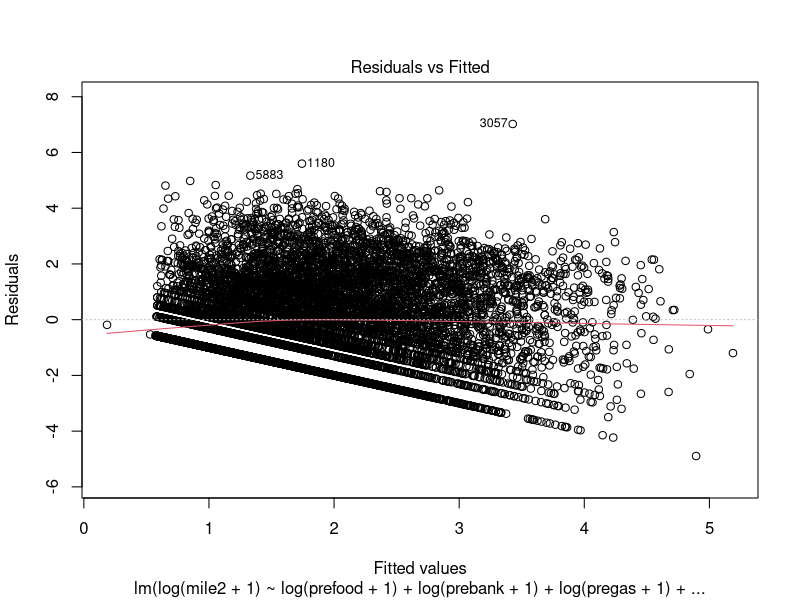
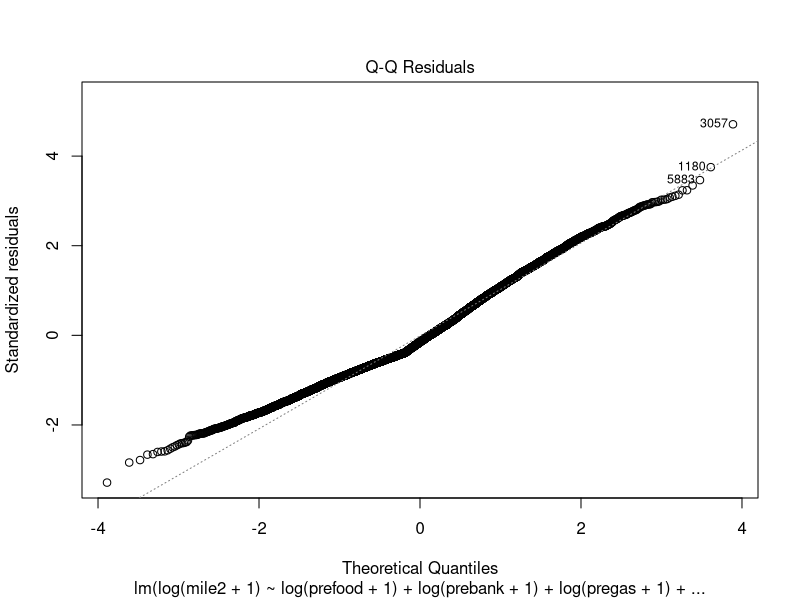
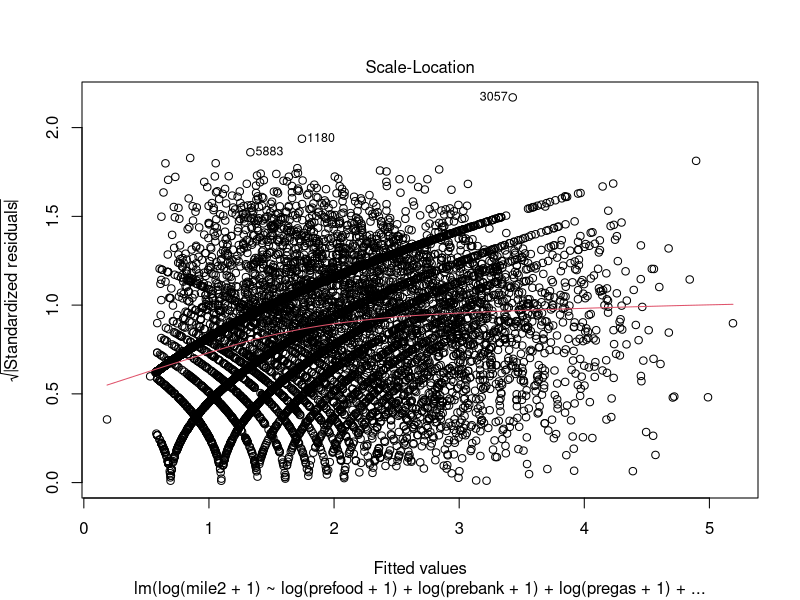
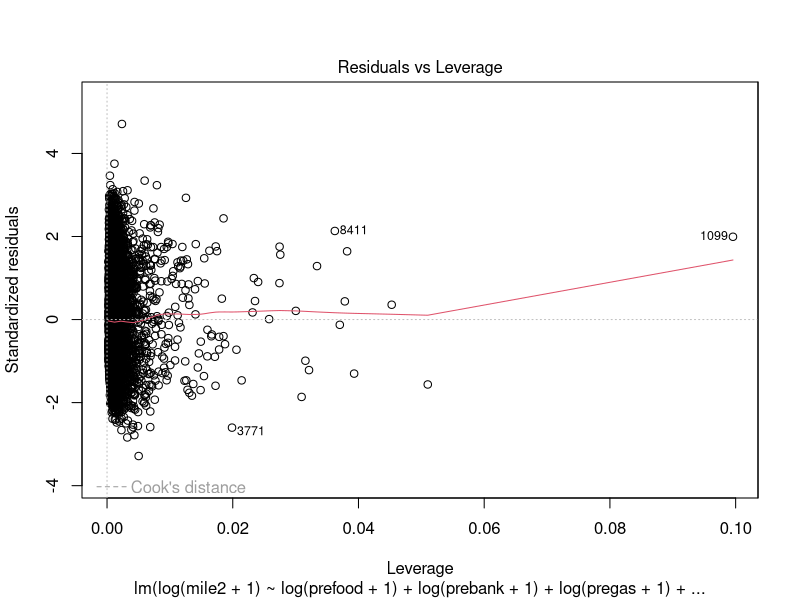
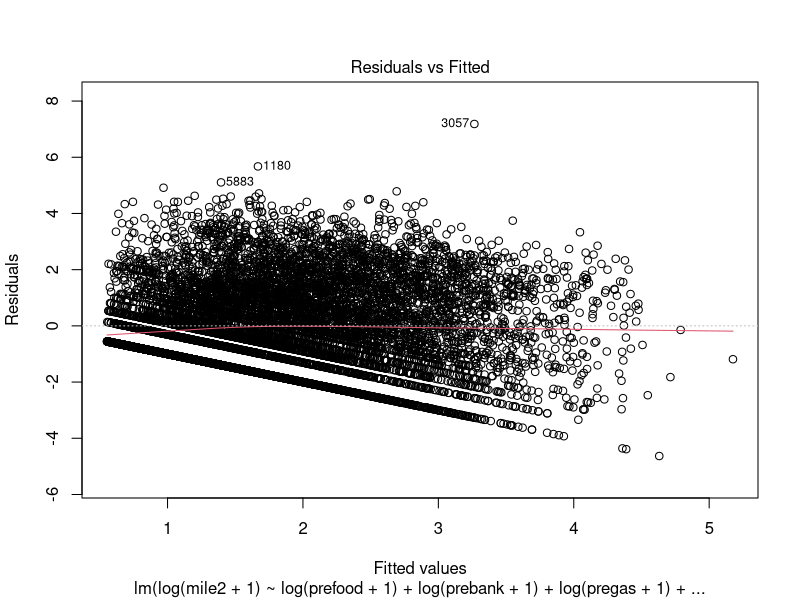
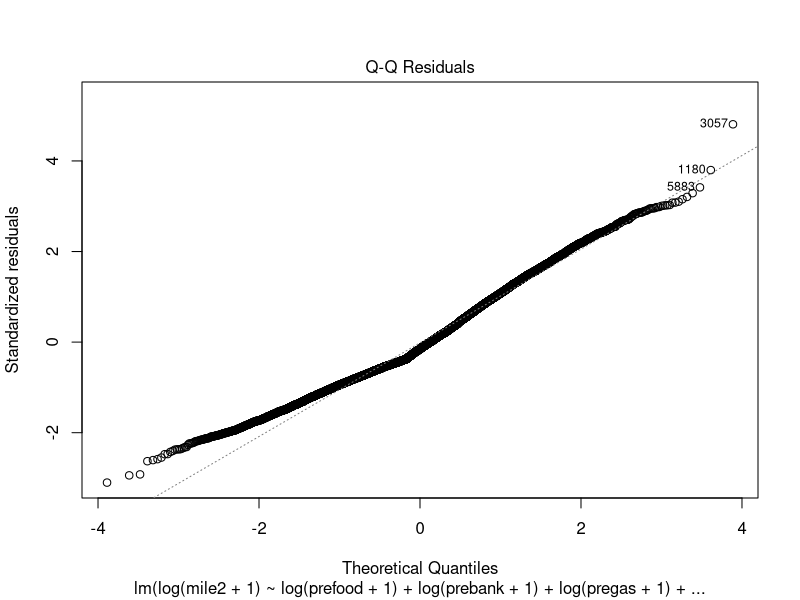
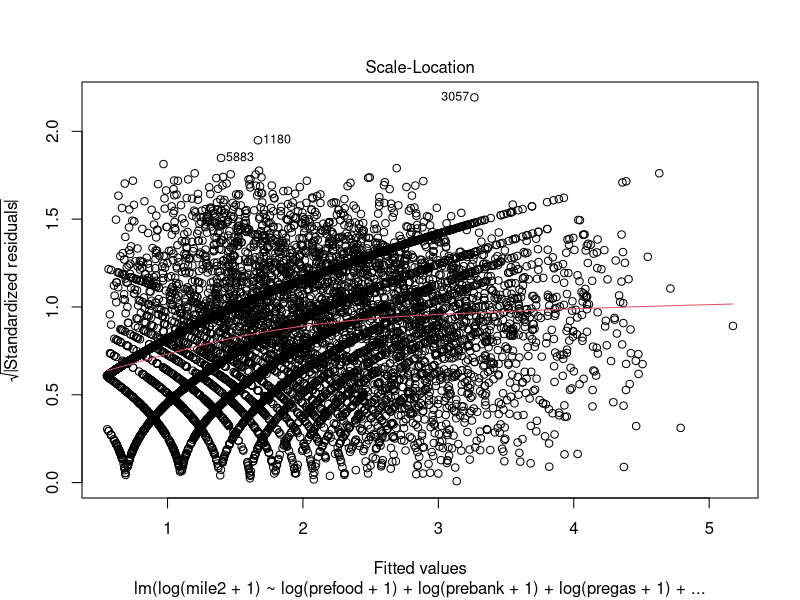
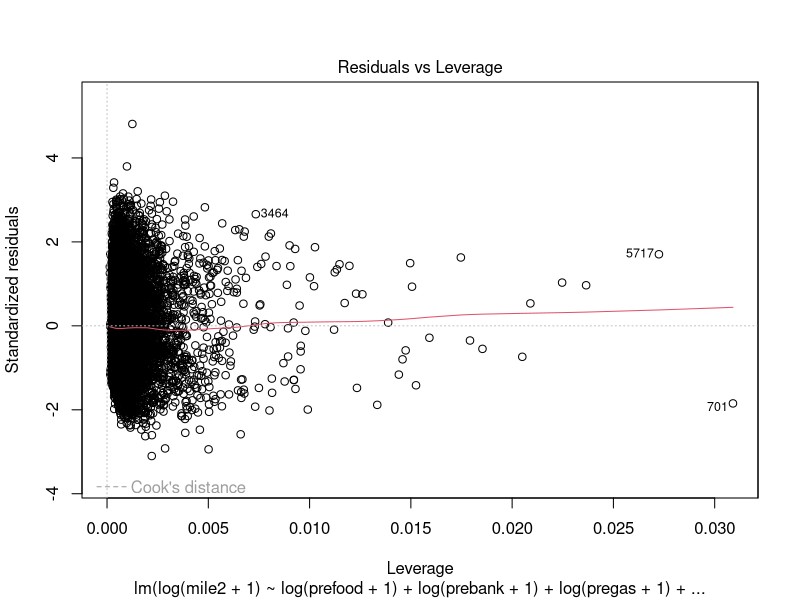

Recreate these plots in R, in order.
library(car);
library(sqldf);
set.seed(10086);

purchase=read.csv("party.csv")
head(purchase,20)

purchase=sqldf("SELECT * FROM purchase WHERE basemile < 25000");
attach(purchase)


purchase$postTotal = mile1 + mile2 + mile3 + mile4;
purchase$totalRatio = (purchase$postTotal)/(basemile);
purchase$training = as.integer(runif(nrow(purchase))*5);

purchaseTraining = sqldf("SELECT * FROM purchase WHERE training < 4");
purchaseValidation = sqldf("SELECT * FROM purchase WHERE training = 4");
im1base=lm(log(mile2+1)~1,purchaseTraining)

im11=step(im1base, scope=~elaboration+log(prefood+1)+I(log(prefood+1)^2)+elaboration:log(prefood+1)+
log(prebank+1)+I(log(prebank+1)^2)+elaboration:log(prebank+1)+
log(pregas+1)+I(log(pregas+1)^2)+elaboration:log(pregas+1)+
log(preretail+1)+I(log(preretail+1)^2)+elaboration:log(preretail+1)+
log(preother+1)+I(log(preother+1)^2)+elaboration:log(preother+1)+
Rfreq+log(Rfreq+1)+1/Rfreq
, test="F", data=purchaseTraining)
summary(im11)
plot(im11)

im12=step(im1base, scope=~elaboration+log(prefood+1)+elaboration:log(prefood+1)+
log(prebank+1)+elaboration:log(prebank+1)+
log(pregas+1)+elaboration:log(pregas+1)+
log(preretail+1)+elaboration:log(preretail+1)+
log(preother+1)+elaboration:log(preother+1)+
Rfreq+log(Rfreq+1)+1/Rfreq
, test="F", data=purchaseTraining)
summary(im12)
plot(im12)

yhat=predict(im11, purchaseValidation);
mean((log(purchaseValidation$mile2+1)-yhat)^2);

yhat=predict(im12, purchaseValidation);
mean((log(purchaseValidation$mile2+1)-yhat)^2);
